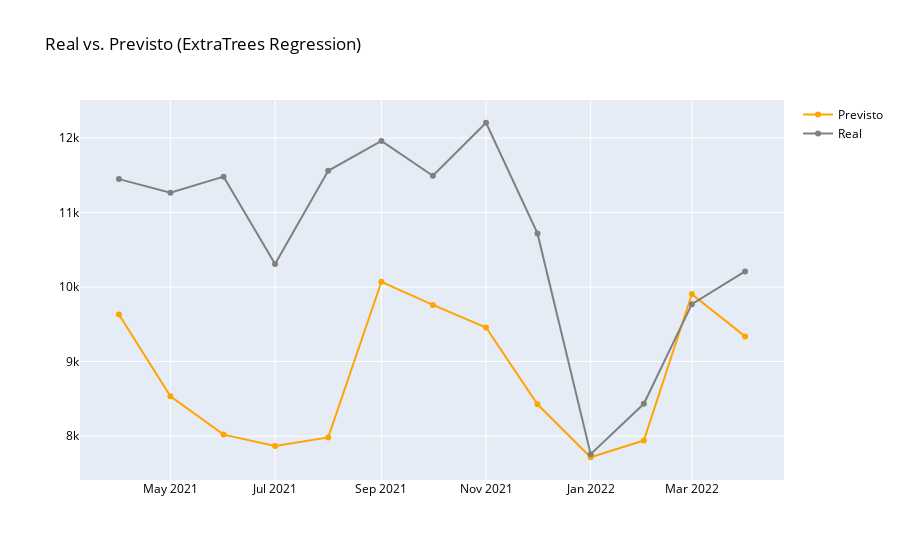

Notebook source saved alongside this figure:
### Code cell
fig = go.Figure(data=[
    go.Scatter(name='Previsto', x=df_r_teste['data'], y=pred_teste_et, marker={'color': 'orange'}),
    go.Scatter(name='Real', x=df_r_teste['data'], y=y_r_teste, marker={'color': 'gray'})
    ])
fig.update_layout(font=dict(color='black'), title_text='Real vs. Previsto (ExtraTrees Regression)')
fig.show()

### Figure 1 — Plotly figure (JSON) as saved in the notebook; plotly's stock layout.template omitted (floating-point values rounded to 4 significant figures)
{"data": [{"marker": {"color": "orange"}, "name": "Previsto", "type": "scatter", "x": ["2021-04-01", "2021-05-01", "2021-06-01", "2021-07-01", "2021-08-01", "2021-09-01", "2021-10-01", "2021-11-01", "2021-12-01", "2022-01-01", "2022-02-01", "2022-03-01", "2022-04-01"], "y": [9630.0, 8533.0, 8020.0, 7867.0, 7982.0, 10070.0, 9759.0, 9456.0, 8427.0, 7716.0, 7940.0, 9904.0, 9337.0]}, {"marker": {"color": "gray"}, "name": "Real", "type": "scatter", "x": ["2021-04-01", "2021-05-01", "2021-06-01", "2021-07-01", "2021-08-01", "2021-09-01", "2021-10-01", "2021-11-01", "2021-12-01", "2022-01-01", "2022-02-01", "2022-03-01", "2022-04-01"], "y": [11447, 11263, 11480, 10307, 11559, 11959, 11491, 12203, 10718, 7757, 8433, 9770, 10208]}], "layout": {"font": {"color": "black"}, "title": {"text": "Real vs. Previsto (ExtraTrees Regression)"}}}
